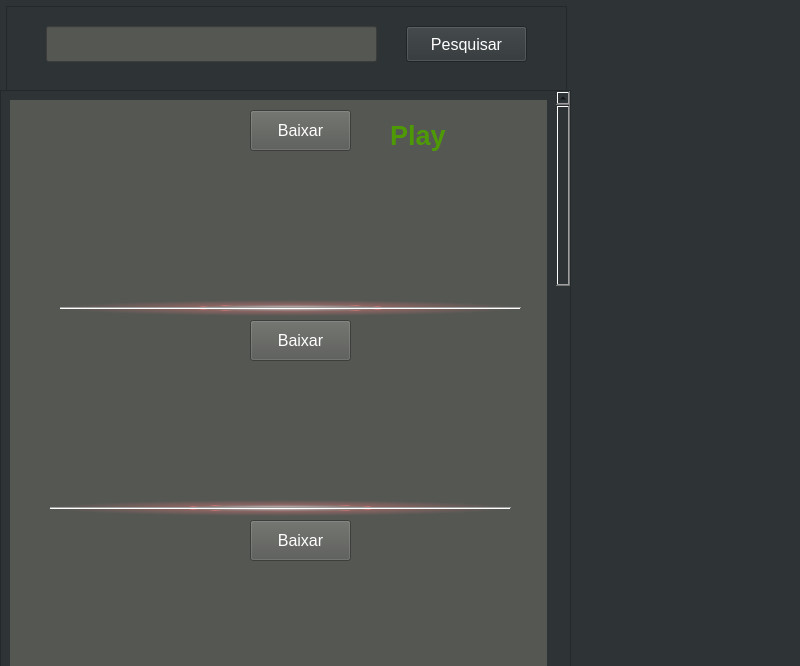
<?xml version="1.0" encoding="UTF-8"?>
<ui version="4.0">
 <class>MainWindow</class>
 <widget class="QMainWindow" name="MainWindow">
  <property name="geometry">
   <rect>
    <x>0</x>
    <y>0</y>
    <width>800</width>
    <height>666</height>
   </rect>
  </property>
  <property name="windowTitle">
   <string>MainWindow</string>
  </property>
  <widget class="QWidget" name="centralwidget">
   <property name="styleSheet">
    <string notr="true">background-color: rgb(46, 52, 54);</string>
   </property>
   <widget class="QFrame" name="frame">
    <property name="geometry">
     <rect>
      <x>6</x>
      <y>6</y>
      <width>561</width>
      <height>91</height>
     </rect>
    </property>
    <property name="frameShape">
     <enum>QFrame::StyledPanel</enum>
    </property>
    <property name="frameShadow">
     <enum>QFrame::Raised</enum>
    </property>
    <widget class="QLineEdit" name="lineEdit">
     <property name="geometry">
      <rect>
       <x>40</x>
       <y>20</y>
       <width>331</width>
       <height>36</height>
      </rect>
     </property>
     <property name="font">
      <font>
       <pointsize>12</pointsize>
      </font>
     </property>
     <property name="styleSheet">
      <string notr="true">color: rgb(255, 255, 255);
background-color: rgb(85, 87, 83);</string>
     </property>
    </widget>
    <widget class="QPushButton" name="pushButton_2">
     <property name="geometry">
      <rect>
       <x>400</x>
       <y>20</y>
       <width>121</width>
       <height>36</height>
      </rect>
     </property>
     <property name="font">
      <font>
       <pointsize>12</pointsize>
       <weight>50</weight>
       <bold>false</bold>
      </font>
     </property>
     <property name="styleSheet">
      <string notr="true">color: rgb(255, 255, 255);</string>
     </property>
     <property name="text">
      <string>Pesquisar</string>
     </property>
    </widget>
   </widget>
   <widget class="QScrollArea" name="scrollArea">
    <property name="geometry">
     <rect>
      <x>0</x>
      <y>90</y>
      <width>571</width>
      <height>621</height>
     </rect>
    </property>
    <property name="minimumSize">
     <size>
      <width>0</width>
      <height>0</height>
     </size>
    </property>
    <property name="verticalScrollBarPolicy">
     <enum>Qt::ScrollBarAlwaysOn</enum>
    </property>
    <property name="widgetResizable">
     <bool>true</bool>
    </property>
    <widget class="QWidget" name="scrollAreaWidgetContents">
     <property name="geometry">
      <rect>
       <x>0</x>
       <y>0</y>
       <width>553</width>
       <height>2012</height>
      </rect>
     </property>
     <layout class="QVBoxLayout" name="verticalLayout">
      <item>
       <widget class="QWidget" name="widget" native="true">
        <property name="minimumSize">
         <size>
          <width>0</width>
          <height>2000</height>
         </size>
        </property>
        <property name="styleSheet">
         <string notr="true">background-color: rgb(193, 125, 17);
background-color: rgb(85, 87, 83);</string>
        </property>
        <widget class="QLabel" name="img">
         <property name="geometry">
          <rect>
           <x>10</x>
           <y>10</y>
           <width>201</width>
           <height>121</height>
          </rect>
         </property>
         <property name="text">
          <string/>
         </property>
         <property name="pixmap">
          <pixmap>pixmap.png</pixmap>
         </property>
         <property name="scaledContents">
          <bool>true</bool>
         </property>
        </widget>
        <widget class="QLabel" name="label">
         <property name="geometry">
          <rect>
           <x>10</x>
           <y>140</y>
           <width>511</width>
           <height>41</height>
          </rect>
         </property>
         <property name="font">
          <font>
           <pointsize>11</pointsize>
           <weight>75</weight>
           <bold>true</bold>
          </font>
         </property>
         <property name="styleSheet">
          <string notr="true">color: rgb(255, 255, 255);</string>
         </property>
         <property name="text">
          <string/>
         </property>
        </widget>
        <widget class="QPushButton" name="pushButton">
         <property name="geometry">
          <rect>
           <x>240</x>
           <y>10</y>
           <width>101</width>
           <height>41</height>
          </rect>
         </property>
         <property name="font">
          <font>
           <pointsize>12</pointsize>
           <weight>50</weight>
           <bold>false</bold>
          </font>
         </property>
         <property name="styleSheet">
          <string notr="true">color: rgb(255, 255, 255);</string>
         </property>
         <property name="text">
          <string>Baixar</string>
         </property>
        </widget>
        <widget class="QLabel" name="status">
         <property name="geometry">
          <rect>
           <x>250</x>
           <y>60</y>
           <width>91</width>
           <height>31</height>
          </rect>
         </property>
         <property name="font">
          <font>
           <weight>75</weight>
           <bold>true</bold>
          </font>
         </property>
         <property name="styleSheet">
          <string notr="true">color: rgb(115, 210, 22);</string>
         </property>
         <property name="text">
          <string/>
         </property>
        </widget>
        <widget class="QPushButton" name="pushButton_3">
         <property name="geometry">
          <rect>
           <x>240</x>
           <y>220</y>
           <width>101</width>
           <height>41</height>
          </rect>
         </property>
         <property name="font">
          <font>
           <pointsize>12</pointsize>
          </font>
         </property>
         <property name="styleSheet">
          <string notr="true">color: rgb(255, 255, 255);</string>
         </property>
         <property name="text">
          <string>Baixar</string>
         </property>
        </widget>
        <widget class="QLabel" name="label_2">
         <property name="geometry">
          <rect>
           <x>10</x>
           <y>350</y>
           <width>511</width>
           <height>41</height>
          </rect>
         </property>
         <property name="font">
          <font>
           <pointsize>11</pointsize>
           <weight>75</weight>
           <bold>true</bold>
          </font>
         </property>
         <property name="styleSheet">
          <string notr="true">color: rgb(255, 255, 255);</string>
         </property>
         <property name="text">
          <string/>
         </property>
        </widget>
        <widget class="QLabel" name="status_2">
         <property name="geometry">
          <rect>
           <x>250</x>
           <y>270</y>
           <width>91</width>
           <height>31</height>
          </rect>
         </property>
         <property name="font">
          <font>
           <weight>75</weight>
           <bold>true</bold>
          </font>
         </property>
         <property name="styleSheet">
          <string notr="true">color: rgb(115, 210, 22);</string>
         </property>
         <property name="text">
          <string/>
         </property>
        </widget>
        <widget class="QLabel" name="img_2">
         <property name="geometry">
          <rect>
           <x>10</x>
           <y>220</y>
           <width>201</width>
           <height>121</height>
          </rect>
         </property>
         <property name="text">
          <string/>
         </property>
         <property name="pixmap">
          <pixmap>pixmap.png</pixmap>
         </property>
         <property name="scaledContents">
          <bool>true</bool>
         </property>
        </widget>
        <widget class="QPushButton" name="pushButton_6">
         <property name="geometry">
          <rect>
           <x>240</x>
           <y>420</y>
           <width>101</width>
           <height>41</height>
          </rect>
         </property>
         <property name="font">
          <font>
           <pointsize>12</pointsize>
          </font>
         </property>
         <property name="styleSheet">
          <string notr="true">color: rgb(255, 255, 255);</string>
         </property>
         <property name="text">
          <string>Baixar</string>
         </property>
        </widget>
        <widget class="QLabel" name="status_5">
         <property name="geometry">
          <rect>
           <x>250</x>
           <y>470</y>
           <width>91</width>
           <height>31</height>
          </rect>
         </property>
         <property name="font">
          <font>
           <weight>75</weight>
           <bold>true</bold>
          </font>
         </property>
         <property name="styleSheet">
          <string notr="true">color: rgb(115, 210, 22);</string>
         </property>
         <property name="text">
          <string/>
         </property>
        </widget>
        <widget class="QLabel" name="img_5">
         <property name="geometry">
          <rect>
           <x>10</x>
           <y>420</y>
           <width>201</width>
           <height>121</height>
          </rect>
         </property>
         <property name="text">
          <string/>
         </property>
         <property name="pixmap">
          <pixmap>pixmap.png</pixmap>
         </property>
         <property name="scaledContents">
          <bool>true</bool>
         </property>
        </widget>
        <widget class="QLabel" name="label_5">
         <property name="geometry">
          <rect>
           <x>10</x>
           <y>550</y>
           <width>511</width>
           <height>41</height>
          </rect>
         </property>
         <property name="font">
          <font>
           <pointsize>11</pointsize>
           <weight>75</weight>
           <bold>true</bold>
          </font>
         </property>
         <property name="styleSheet">
          <string notr="true">color: rgb(255, 255, 255);</string>
         </property>
         <property name="text">
          <string/>
         </property>
        </widget>
        <widget class="QLabel" name="label_6">
         <property name="geometry">
          <rect>
           <x>10</x>
           <y>730</y>
           <width>511</width>
           <height>41</height>
          </rect>
         </property>
         <property name="font">
          <font>
           <pointsize>11</pointsize>
           <weight>75</weight>
           <bold>true</bold>
          </font>
         </property>
         <property name="styleSheet">
          <string notr="true">color: rgb(255, 255, 255);</string>
         </property>
         <property name="text">
          <string/>
         </property>
        </widget>
        <widget class="QLabel" name="img_6">
         <property name="geometry">
          <rect>
           <x>10</x>
           <y>600</y>
           <width>201</width>
           <height>121</height>
          </rect>
         </property>
         <property name="text">
          <string/>
         </property>
         <property name="pixmap">
          <pixmap>pixmap.png</pixmap>
         </property>
         <property name="scaledContents">
          <bool>true</bool>
         </property>
        </widget>
        <widget class="QPushButton" name="pushButton_7">
         <property name="geometry">
          <rect>
           <x>240</x>
           <y>600</y>
           <width>101</width>
           <height>41</height>
          </rect>
         </property>
         <property name="font">
          <font>
           <pointsize>12</pointsize>
          </font>
         </property>
         <property name="styleSheet">
          <string notr="true">color: rgb(255, 255, 255);</string>
         </property>
         <property name="text">
          <string>Baixar</string>
         </property>
        </widget>
        <widget class="QLabel" name="status_6">
         <property name="geometry">
          <rect>
           <x>250</x>
           <y>650</y>
           <width>91</width>
           <height>31</height>
          </rect>
         </property>
         <property name="font">
          <font>
           <weight>75</weight>
           <bold>true</bold>
          </font>
         </property>
         <property name="styleSheet">
          <string notr="true">color: rgb(115, 210, 22);</string>
         </property>
         <property name="text">
          <string/>
         </property>
        </widget>
        <widget class="QLabel" name="label_7">
         <property name="geometry">
          <rect>
           <x>10</x>
           <y>920</y>
           <width>511</width>
           <height>41</height>
          </rect>
         </property>
         <property name="font">
          <font>
           <pointsize>11</pointsize>
           <weight>75</weight>
           <bold>true</bold>
          </font>
         </property>
         <property name="styleSheet">
          <string notr="true">color: rgb(255, 255, 255);</string>
         </property>
         <property name="text">
          <string/>
         </property>
        </widget>
        <widget class="QPushButton" name="pushButton_8">
         <property name="geometry">
          <rect>
           <x>240</x>
           <y>790</y>
           <width>101</width>
           <height>41</height>
          </rect>
         </property>
         <property name="font">
          <font>
           <pointsize>12</pointsize>
          </font>
         </property>
         <property name="styleSheet">
          <string notr="true">color: rgb(255, 255, 255);</string>
         </property>
         <property name="text">
          <string>Baixar</string>
         </property>
        </widget>
        <widget class="QLabel" name="img_7">
         <property name="geometry">
          <rect>
           <x>10</x>
           <y>790</y>
           <width>201</width>
           <height>121</height>
          </rect>
         </property>
         <property name="text">
          <string/>
         </property>
         <property name="pixmap">
          <pixmap>pixmap.png</pixmap>
         </property>
         <property name="scaledContents">
          <bool>true</bool>
         </property>
        </widget>
        <widget class="QLabel" name="status_7">
         <property name="geometry">
          <rect>
           <x>250</x>
           <y>840</y>
           <width>91</width>
           <height>31</height>
          </rect>
         </property>
         <property name="font">
          <font>
           <weight>75</weight>
           <bold>true</bold>
          </font>
         </property>
         <property name="styleSheet">
          <string notr="true">color: rgb(115, 210, 22);</string>
         </property>
         <property name="text">
          <string/>
         </property>
        </widget>
        <widget class="QLabel" name="label_8">
         <property name="geometry">
          <rect>
           <x>10</x>
           <y>1110</y>
           <width>511</width>
           <height>41</height>
          </rect>
         </property>
         <property name="font">
          <font>
           <pointsize>11</pointsize>
           <weight>75</weight>
           <bold>true</bold>
          </font>
         </property>
         <property name="styleSheet">
          <string notr="true">color: rgb(255, 255, 255);</string>
         </property>
         <property name="text">
          <string/>
         </property>
        </widget>
        <widget class="QPushButton" name="pushButton_9">
         <property name="geometry">
          <rect>
           <x>240</x>
           <y>980</y>
           <width>101</width>
           <height>41</height>
          </rect>
         </property>
         <property name="font">
          <font>
           <pointsize>12</pointsize>
          </font>
         </property>
         <property name="styleSheet">
          <string notr="true">color: rgb(255, 255, 255);</string>
         </property>
         <property name="text">
          <string>Baixar</string>
         </property>
        </widget>
        <widget class="QLabel" name="status_8">
         <property name="geometry">
          <rect>
           <x>250</x>
           <y>1030</y>
           <width>91</width>
           <height>31</height>
          </rect>
         </property>
         <property name="font">
          <font>
           <weight>75</weight>
           <bold>true</bold>
          </font>
         </property>
         <property name="styleSheet">
          <string notr="true">color: rgb(115, 210, 22);</string>
         </property>
         <property name="text">
          <string/>
         </property>
        </widget>
        <widget class="QLabel" name="img_8">
         <property name="geometry">
          <rect>
           <x>10</x>
           <y>980</y>
           <width>201</width>
           <height>121</height>
          </rect>
         </property>
         <property name="text">
          <string/>
         </property>
         <property name="pixmap">
          <pixmap>pixmap.png</pixmap>
         </property>
         <property name="scaledContents">
          <bool>true</bool>
         </property>
        </widget>
        <widget class="QLabel" name="label_15">
         <property name="geometry">
          <rect>
           <x>10</x>
           <y>1300</y>
           <width>511</width>
           <height>41</height>
          </rect>
         </property>
         <property name="font">
          <font>
           <pointsize>11</pointsize>
           <weight>75</weight>
           <bold>true</bold>
          </font>
         </property>
         <property name="styleSheet">
          <string notr="true">color: rgb(255, 255, 255);</string>
         </property>
         <property name="text">
          <string/>
         </property>
        </widget>
        <widget class="QPushButton" name="pushButton_16">
         <property name="geometry">
          <rect>
           <x>240</x>
           <y>1170</y>
           <width>101</width>
           <height>41</height>
          </rect>
         </property>
         <property name="font">
          <font>
           <pointsize>12</pointsize>
          </font>
         </property>
         <property name="styleSheet">
          <string notr="true">color: rgb(255, 255, 255);</string>
         </property>
         <property name="text">
          <string>Baixar</string>
         </property>
        </widget>
        <widget class="QLabel" name="img_15">
         <property name="geometry">
          <rect>
           <x>10</x>
           <y>1170</y>
           <width>201</width>
           <height>121</height>
          </rect>
         </property>
         <property name="text">
          <string/>
         </property>
         <property name="pixmap">
          <pixmap>pixmap.png</pixmap>
         </property>
         <property name="scaledContents">
          <bool>true</bool>
         </property>
        </widget>
        <widget class="QLabel" name="status_15">
         <property name="geometry">
          <rect>
           <x>250</x>
           <y>1220</y>
           <width>91</width>
           <height>31</height>
          </rect>
         </property>
         <property name="font">
          <font>
           <weight>75</weight>
           <bold>true</bold>
          </font>
         </property>
         <property name="styleSheet">
          <string notr="true">color: rgb(115, 210, 22);</string>
         </property>
         <property name="text">
          <string/>
         </property>
        </widget>
        <widget class="QLabel" name="label_16">
         <property name="geometry">
          <rect>
           <x>10</x>
           <y>1490</y>
           <width>511</width>
           <height>41</height>
          </rect>
         </property>
         <property name="font">
          <font>
           <pointsize>11</pointsize>
           <weight>75</weight>
           <bold>true</bold>
          </font>
         </property>
         <property name="styleSheet">
          <string notr="true">color: rgb(255, 255, 255);</string>
         </property>
         <property name="text">
          <string/>
         </property>
        </widget>
        <widget class="QLabel" name="status_16">
         <property name="geometry">
          <rect>
           <x>250</x>
           <y>1410</y>
           <width>91</width>
           <height>31</height>
          </rect>
         </property>
         <property name="font">
          <font>
           <weight>75</weight>
           <bold>true</bold>
          </font>
         </property>
         <property name="styleSheet">
          <string notr="true">color: rgb(115, 210, 22);</string>
         </property>
         <property name="text">
          <string/>
         </property>
        </widget>
        <widget class="QLabel" name="img_16">
         <property name="geometry">
          <rect>
           <x>10</x>
           <y>1360</y>
           <width>201</width>
           <height>121</height>
          </rect>
         </property>
         <property name="text">
          <string/>
         </property>
         <property name="pixmap">
          <pixmap>pixmap.png</pixmap>
         </property>
         <property name="scaledContents">
          <bool>true</bool>
         </property>
        </widget>
        <widget class="QPushButton" name="pushButton_17">
         <property name="geometry">
          <rect>
           <x>240</x>
           <y>1360</y>
           <width>101</width>
           <height>41</height>
          </rect>
         </property>
         <property name="font">
          <font>
           <pointsize>12</pointsize>
          </font>
         </property>
         <property name="styleSheet">
          <string notr="true">color: rgb(255, 255, 255);</string>
         </property>
         <property name="text">
          <string>Baixar</string>
         </property>
        </widget>
        <widget class="QLabel" name="label_17">
         <property name="geometry">
          <rect>
           <x>10</x>
           <y>1680</y>
           <width>511</width>
           <height>41</height>
          </rect>
         </property>
         <property name="font">
          <font>
           <pointsize>11</pointsize>
           <weight>75</weight>
           <bold>true</bold>
          </font>
         </property>
         <property name="styleSheet">
          <string notr="true">color: rgb(255, 255, 255);</string>
         </property>
         <property name="text">
          <string/>
         </property>
        </widget>
        <widget class="QPushButton" name="pushButton_18">
         <property name="geometry">
          <rect>
           <x>240</x>
           <y>1550</y>
           <width>101</width>
           <height>41</height>
          </rect>
         </property>
         <property name="font">
          <font>
           <pointsize>12</pointsize>
          </font>
         </property>
         <property name="styleSheet">
          <string notr="true">color: rgb(255, 255, 255);</string>
         </property>
         <property name="text">
          <string>Baixar</string>
         </property>
        </widget>
        <widget class="QLabel" name="img_17">
         <property name="geometry">
          <rect>
           <x>10</x>
           <y>1550</y>
           <width>201</width>
           <height>121</height>
          </rect>
         </property>
         <property name="text">
          <string/>
         </property>
         <property name="pixmap">
          <pixmap>pixmap.png</pixmap>
         </property>
         <property name="scaledContents">
          <bool>true</bool>
         </property>
        </widget>
        <widget class="QLabel" name="status_17">
         <property name="geometry">
          <rect>
           <x>250</x>
           <y>1600</y>
           <width>91</width>
           <height>31</height>
          </rect>
         </property>
         <property name="font">
          <font>
           <weight>75</weight>
           <bold>true</bold>
          </font>
         </property>
         <property name="styleSheet">
          <string notr="true">color: rgb(115, 210, 22);</string>
         </property>
         <property name="text">
          <string/>
         </property>
        </widget>
        <widget class="QLabel" name="label_18">
         <property name="geometry">
          <rect>
           <x>10</x>
           <y>1880</y>
           <width>511</width>
           <height>41</height>
          </rect>
         </property>
         <property name="font">
          <font>
           <pointsize>11</pointsize>
           <weight>75</weight>
           <bold>true</bold>
          </font>
         </property>
         <property name="styleSheet">
          <string notr="true">color: rgb(255, 255, 255);</string>
         </property>
         <property name="text">
          <string/>
         </property>
        </widget>
        <widget class="QLabel" name="img_18">
         <property name="geometry">
          <rect>
           <x>10</x>
           <y>1750</y>
           <width>201</width>
           <height>121</height>
          </rect>
         </property>
         <property name="text">
          <string/>
         </property>
         <property name="pixmap">
          <pixmap>pixmap.png</pixmap>
         </property>
         <property name="scaledContents">
          <bool>true</bool>
         </property>
        </widget>
        <widget class="QLabel" name="status_18">
         <property name="geometry">
          <rect>
           <x>250</x>
           <y>1800</y>
           <width>91</width>
           <height>31</height>
          </rect>
         </property>
         <property name="font">
          <font>
           <weight>75</weight>
           <bold>true</bold>
          </font>
         </property>
         <property name="styleSheet">
          <string notr="true">color: rgb(115, 210, 22);</string>
         </property>
         <property name="text">
          <string/>
         </property>
        </widget>
        <widget class="QPushButton" name="pushButton_19">
         <property name="geometry">
          <rect>
           <x>240</x>
           <y>1750</y>
           <width>101</width>
           <height>41</height>
          </rect>
         </property>
         <property name="font">
          <font>
           <pointsize>12</pointsize>
          </font>
         </property>
         <property name="styleSheet">
          <string notr="true">color: rgb(255, 255, 255);</string>
         </property>
         <property name="text">
          <string>Baixar</string>
         </property>
        </widget>
        <widget class="Line" name="line">
         <property name="geometry">
          <rect>
           <x>40</x>
           <y>1720</y>
           <width>461</width>
           <height>16</height>
          </rect>
         </property>
         <property name="styleSheet">
          <string notr="true">background-color: qradialgradient(spread:pad, cx:0.5, cy:0.5, radius:0.5, fx:0.5, fy:0.5, stop:0 rgba(255, 235, 235, 206), stop:0.35 rgba(255, 188, 188, 80), stop:0.4 rgba(255, 162, 162, 80), stop:0.425 rgba(255, 132, 132, 156), stop:0.44 rgba(252, 128, 128, 80), stop:1 rgba(255, 255, 255, 0));</string>
         </property>
         <property name="lineWidth">
          <number>1</number>
         </property>
         <property name="orientation">
          <enum>Qt::Horizontal</enum>
         </property>
        </widget>
        <widget class="Line" name="line_2">
         <property name="geometry">
          <rect>
           <x>40</x>
           <y>1530</y>
           <width>461</width>
           <height>16</height>
          </rect>
         </property>
         <property name="styleSheet">
          <string notr="true">background-color: qradialgradient(spread:pad, cx:0.5, cy:0.5, radius:0.5, fx:0.5, fy:0.5, stop:0 rgba(255, 235, 235, 206), stop:0.35 rgba(255, 188, 188, 80), stop:0.4 rgba(255, 162, 162, 80), stop:0.425 rgba(255, 132, 132, 156), stop:0.44 rgba(252, 128, 128, 80), stop:1 rgba(255, 255, 255, 0));</string>
         </property>
         <property name="lineWidth">
          <number>1</number>
         </property>
         <property name="orientation">
          <enum>Qt::Horizontal</enum>
         </property>
        </widget>
        <widget class="Line" name="line_3">
         <property name="geometry">
          <rect>
           <x>40</x>
           <y>1340</y>
           <width>461</width>
           <height>16</height>
          </rect>
         </property>
         <property name="styleSheet">
          <string notr="true">background-color: qradialgradient(spread:pad, cx:0.5, cy:0.5, radius:0.5, fx:0.5, fy:0.5, stop:0 rgba(255, 235, 235, 206), stop:0.35 rgba(255, 188, 188, 80), stop:0.4 rgba(255, 162, 162, 80), stop:0.425 rgba(255, 132, 132, 156), stop:0.44 rgba(252, 128, 128, 80), stop:1 rgba(255, 255, 255, 0));</string>
         </property>
         <property name="lineWidth">
          <number>1</number>
         </property>
         <property name="orientation">
          <enum>Qt::Horizontal</enum>
         </property>
        </widget>
        <widget class="Line" name="line_4">
         <property name="geometry">
          <rect>
           <x>40</x>
           <y>1150</y>
           <width>461</width>
           <height>16</height>
          </rect>
         </property>
         <property name="styleSheet">
          <string notr="true">background-color: qradialgradient(spread:pad, cx:0.5, cy:0.5, radius:0.5, fx:0.5, fy:0.5, stop:0 rgba(255, 235, 235, 206), stop:0.35 rgba(255, 188, 188, 80), stop:0.4 rgba(255, 162, 162, 80), stop:0.425 rgba(255, 132, 132, 156), stop:0.44 rgba(252, 128, 128, 80), stop:1 rgba(255, 255, 255, 0));</string>
         </property>
         <property name="lineWidth">
          <number>1</number>
         </property>
         <property name="orientation">
          <enum>Qt::Horizontal</enum>
         </property>
        </widget>
        <widget class="Line" name="line_5">
         <property name="geometry">
          <rect>
           <x>40</x>
           <y>960</y>
           <width>461</width>
           <height>16</height>
          </rect>
         </property>
         <property name="styleSheet">
          <string notr="true">background-color: qradialgradient(spread:pad, cx:0.5, cy:0.5, radius:0.5, fx:0.5, fy:0.5, stop:0 rgba(255, 235, 235, 206), stop:0.35 rgba(255, 188, 188, 80), stop:0.4 rgba(255, 162, 162, 80), stop:0.425 rgba(255, 132, 132, 156), stop:0.44 rgba(252, 128, 128, 80), stop:1 rgba(255, 255, 255, 0));</string>
         </property>
         <property name="lineWidth">
          <number>1</number>
         </property>
         <property name="orientation">
          <enum>Qt::Horizontal</enum>
         </property>
        </widget>
        <widget class="Line" name="line_6">
         <property name="geometry">
          <rect>
           <x>40</x>
           <y>770</y>
           <width>461</width>
           <height>16</height>
          </rect>
         </property>
         <property name="styleSheet">
          <string notr="true">background-color: qradialgradient(spread:pad, cx:0.5, cy:0.5, radius:0.5, fx:0.5, fy:0.5, stop:0 rgba(255, 235, 235, 206), stop:0.35 rgba(255, 188, 188, 80), stop:0.4 rgba(255, 162, 162, 80), stop:0.425 rgba(255, 132, 132, 156), stop:0.44 rgba(252, 128, 128, 80), stop:1 rgba(255, 255, 255, 0));</string>
         </property>
         <property name="lineWidth">
          <number>1</number>
         </property>
         <property name="orientation">
          <enum>Qt::Horizontal</enum>
         </property>
        </widget>
        <widget class="Line" name="line_7">
         <property name="geometry">
          <rect>
           <x>40</x>
           <y>580</y>
           <width>461</width>
           <height>16</height>
          </rect>
         </property>
         <property name="styleSheet">
          <string notr="true">background-color: qradialgradient(spread:pad, cx:0.5, cy:0.5, radius:0.5, fx:0.5, fy:0.5, stop:0 rgba(255, 235, 235, 206), stop:0.35 rgba(255, 188, 188, 80), stop:0.4 rgba(255, 162, 162, 80), stop:0.425 rgba(255, 132, 132, 156), stop:0.44 rgba(252, 128, 128, 80), stop:1 rgba(255, 255, 255, 0));</string>
         </property>
         <property name="lineWidth">
          <number>1</number>
         </property>
         <property name="orientation">
          <enum>Qt::Horizontal</enum>
         </property>
        </widget>
        <widget class="Line" name="line_8">
         <property name="geometry">
          <rect>
           <x>40</x>
           <y>400</y>
           <width>461</width>
           <height>16</height>
          </rect>
         </property>
         <property name="styleSheet">
          <string notr="true">background-color: qradialgradient(spread:pad, cx:0.5, cy:0.5, radius:0.5, fx:0.5, fy:0.5, stop:0 rgba(255, 235, 235, 206), stop:0.35 rgba(255, 188, 188, 80), stop:0.4 rgba(255, 162, 162, 80), stop:0.425 rgba(255, 132, 132, 156), stop:0.44 rgba(252, 128, 128, 80), stop:1 rgba(255, 255, 255, 0));</string>
         </property>
         <property name="lineWidth">
          <number>1</number>
         </property>
         <property name="orientation">
          <enum>Qt::Horizontal</enum>
         </property>
        </widget>
        <widget class="Line" name="line_9">
         <property name="geometry">
          <rect>
           <x>50</x>
           <y>200</y>
           <width>461</width>
           <height>16</height>
          </rect>
         </property>
         <property name="styleSheet">
          <string notr="true">background-color: qradialgradient(spread:pad, cx:0.5, cy:0.5, radius:0.5, fx:0.5, fy:0.5, stop:0 rgba(255, 235, 235, 206), stop:0.35 rgba(255, 188, 188, 80), stop:0.4 rgba(255, 162, 162, 80), stop:0.425 rgba(255, 132, 132, 156), stop:0.44 rgba(252, 128, 128, 80), stop:1 rgba(255, 255, 255, 0));</string>
         </property>
         <property name="lineWidth">
          <number>1</number>
         </property>
         <property name="orientation">
          <enum>Qt::Horizontal</enum>
         </property>
        </widget>
        <widget class="QLabel" name="label_3">
         <property name="geometry">
          <rect>
           <x>380</x>
           <y>20</y>
           <width>91</width>
           <height>31</height>
          </rect>
         </property>
         <property name="font">
          <font>
           <pointsize>20</pointsize>
           <weight>75</weight>
           <bold>true</bold>
          </font>
         </property>
         <property name="styleSheet">
          <string notr="true">color: rgb(78, 154, 6);</string>
         </property>
         <property name="text">
          <string>Play</string>
         </property>
        </widget>
       </widget>
      </item>
     </layout>
    </widget>
   </widget>
  </widget>
 </widget>
 <resources/>
 <connections/>
</ui>
